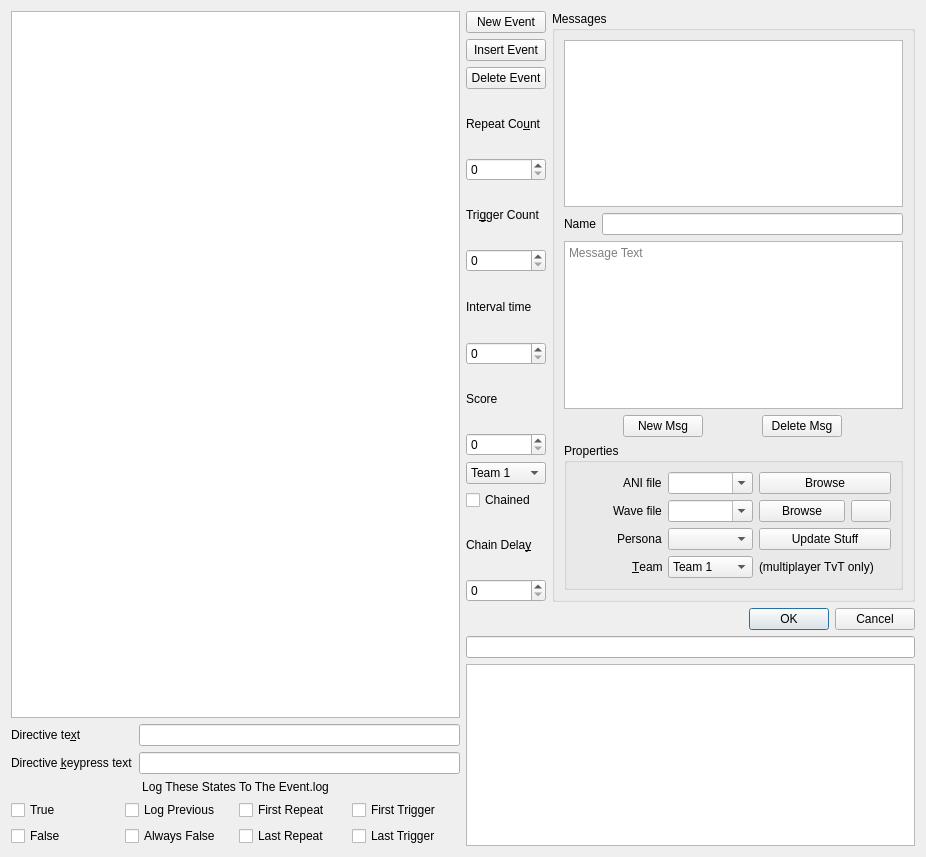
<?xml version="1.0" encoding="UTF-8"?>
<ui version="4.0">
 <class>fso::fred::dialogs::EventEditorDialog</class>
 <widget class="QDialog" name="fso::fred::dialogs::EventEditorDialog">
  <property name="geometry">
   <rect>
    <x>0</x>
    <y>0</y>
    <width>926</width>
    <height>857</height>
   </rect>
  </property>
  <property name="windowTitle">
   <string>Mission Event Edit</string>
  </property>
  <layout class="QGridLayout" name="gridLayout_3">
   <item row="0" column="0">
    <layout class="QHBoxLayout" name="horizontalLayout">
     <item>
      <layout class="QVBoxLayout" name="verticalLayout">
       <item>
        <widget class="fso::fred::sexp_tree" name="eventTree">
         <attribute name="headerVisible">
          <bool>false</bool>
         </attribute>
        </widget>
       </item>
       <item>
        <layout class="QFormLayout" name="formLayout">
         <item row="0" column="1">
          <widget class="QLineEdit" name="editDirectiveText"/>
         </item>
         <item row="0" column="0">
          <widget class="QLabel" name="label">
           <property name="text">
            <string>Directive te&amp;xt</string>
           </property>
           <property name="buddy">
            <cstring>editDirectiveText</cstring>
           </property>
          </widget>
         </item>
         <item row="1" column="0">
          <widget class="QLabel" name="label_2">
           <property name="text">
            <string>Directive &amp;keypress text</string>
           </property>
           <property name="buddy">
            <cstring>editDirectiveKeypressText</cstring>
           </property>
          </widget>
         </item>
         <item row="1" column="1">
          <widget class="QLineEdit" name="editDirectiveKeypressText"/>
         </item>
        </layout>
       </item>
       <item>
        <layout class="QGridLayout" name="gridLayout_4">
         <item row="1" column="0">
          <widget class="QCheckBox" name="checkLogTrue">
           <property name="text">
            <string>True</string>
           </property>
          </widget>
         </item>
         <item row="1" column="3">
          <widget class="QCheckBox" name="checkLogFirstTrigger">
           <property name="text">
            <string>First Trigger</string>
           </property>
          </widget>
         </item>
         <item row="1" column="1">
          <widget class="QCheckBox" name="checkLogPrevious">
           <property name="text">
            <string>Log Previous</string>
           </property>
          </widget>
         </item>
         <item row="1" column="2">
          <widget class="QCheckBox" name="checkLogFirstRepeat">
           <property name="text">
            <string>First Repeat</string>
           </property>
          </widget>
         </item>
         <item row="2" column="0">
          <widget class="QCheckBox" name="checkLogFalse">
           <property name="text">
            <string>False</string>
           </property>
          </widget>
         </item>
         <item row="2" column="1">
          <widget class="QCheckBox" name="checkLogAlwaysFalse">
           <property name="text">
            <string>Always False</string>
           </property>
          </widget>
         </item>
         <item row="2" column="2">
          <widget class="QCheckBox" name="checkLogLastRepeat">
           <property name="text">
            <string>Last Repeat</string>
           </property>
          </widget>
         </item>
         <item row="2" column="3">
          <widget class="QCheckBox" name="checkLogLastTrigger">
           <property name="text">
            <string>Last Trigger</string>
           </property>
          </widget>
         </item>
         <item row="0" column="0" colspan="4">
          <widget class="QLabel" name="label_3">
           <property name="text">
            <string>Log These States To The Event.log</string>
           </property>
           <property name="alignment">
            <set>Qt::AlignCenter</set>
           </property>
          </widget>
         </item>
        </layout>
       </item>
      </layout>
     </item>
     <item>
      <layout class="QGridLayout" name="gridLayout">
       <item row="7" column="0">
        <widget class="QSpinBox" name="triggerCountBox"/>
       </item>
       <item row="16" column="0" colspan="2">
        <widget class="QDialogButtonBox" name="buttonBox">
         <property name="orientation">
          <enum>Qt::Horizontal</enum>
         </property>
         <property name="standardButtons">
          <set>QDialogButtonBox::Cancel|QDialogButtonBox::Ok</set>
         </property>
        </widget>
       </item>
       <item row="17" column="0" colspan="2">
        <widget class="QLineEdit" name="miniHelpBox">
         <property name="readOnly">
          <bool>true</bool>
         </property>
        </widget>
       </item>
       <item row="12" column="0">
        <widget class="QComboBox" name="teamCombo">
         <item>
          <property name="text">
           <string>Team 1</string>
          </property>
         </item>
         <item>
          <property name="text">
           <string>Team 2</string>
          </property>
         </item>
         <item>
          <property name="text">
           <string>none</string>
          </property>
         </item>
        </widget>
       </item>
       <item row="3" column="0">
        <widget class="QPushButton" name="btnDeleteEvent">
         <property name="sizePolicy">
          <sizepolicy hsizetype="Fixed" vsizetype="Fixed">
           <horstretch>0</horstretch>
           <verstretch>0</verstretch>
          </sizepolicy>
         </property>
         <property name="text">
          <string>Delete Event</string>
         </property>
        </widget>
       </item>
       <item row="11" column="0">
        <widget class="QSpinBox" name="scoreBox"/>
       </item>
       <item row="2" column="0">
        <widget class="QPushButton" name="btnInsertEvent">
         <property name="sizePolicy">
          <sizepolicy hsizetype="Fixed" vsizetype="Fixed">
           <horstretch>0</horstretch>
           <verstretch>0</verstretch>
          </sizepolicy>
         </property>
         <property name="text">
          <string>Insert Event</string>
         </property>
        </widget>
       </item>
       <item row="4" column="0">
        <widget class="QLabel" name="label_4">
         <property name="text">
          <string>Repeat Co&amp;unt</string>
         </property>
         <property name="buddy">
          <cstring>repeatCountBox</cstring>
         </property>
        </widget>
       </item>
       <item row="10" column="0">
        <widget class="QLabel" name="label_7">
         <property name="text">
          <string>Score</string>
         </property>
         <property name="buddy">
          <cstring>scoreBox</cstring>
         </property>
        </widget>
       </item>
       <item row="14" column="0">
        <widget class="QLabel" name="label_8">
         <property name="text">
          <string>Chain Dela&amp;y</string>
         </property>
         <property name="buddy">
          <cstring>chainDelayBox</cstring>
         </property>
        </widget>
       </item>
       <item row="18" column="0" colspan="2">
        <widget class="QTextEdit" name="helpBox">
         <property name="verticalScrollBarPolicy">
          <enum>Qt::ScrollBarAlwaysOff</enum>
         </property>
         <property name="readOnly">
          <bool>true</bool>
         </property>
        </widget>
       </item>
       <item row="13" column="0">
        <widget class="QCheckBox" name="chainedCheckBox">
         <property name="text">
          <string>Chained</string>
         </property>
        </widget>
       </item>
       <item row="9" column="0">
        <widget class="QSpinBox" name="intervalTimeBox"/>
       </item>
       <item row="6" column="0">
        <widget class="QLabel" name="label_5">
         <property name="text">
          <string>Tri&amp;gger Count</string>
         </property>
         <property name="buddy">
          <cstring>triggerCountBox</cstring>
         </property>
        </widget>
       </item>
       <item row="8" column="0">
        <widget class="QLabel" name="label_6">
         <property name="text">
          <string>Interval time</string>
         </property>
         <property name="buddy">
          <cstring>intervalTimeBox</cstring>
         </property>
        </widget>
       </item>
       <item row="1" column="1" rowspan="15">
        <widget class="QGroupBox" name="groupBox">
         <property name="title">
          <string>Messages</string>
         </property>
         <layout class="QGridLayout" name="gridLayout_2">
          <item row="1" column="1">
           <widget class="QLineEdit" name="messageName"/>
          </item>
          <item row="5" column="0" colspan="2">
           <widget class="QGroupBox" name="groupBox_2">
            <property name="title">
             <string>Properties</string>
            </property>
            <layout class="QGridLayout" name="gridLayout_6">
             <item row="1" column="2">
              <widget class="QPushButton" name="btnBrowseWave">
               <property name="sizePolicy">
                <sizepolicy hsizetype="Minimum" vsizetype="Fixed">
                 <horstretch>0</horstretch>
                 <verstretch>0</verstretch>
                </sizepolicy>
               </property>
               <property name="text">
                <string>Browse</string>
               </property>
              </widget>
             </item>
             <item row="0" column="0" alignment="Qt::AlignRight">
              <widget class="QLabel" name="label_10">
               <property name="text">
                <string>ANI file</string>
               </property>
               <property name="buddy">
                <cstring>aniCombo</cstring>
               </property>
              </widget>
             </item>
             <item row="0" column="1">
              <widget class="QComboBox" name="aniCombo">
               <property name="editable">
                <bool>true</bool>
               </property>
              </widget>
             </item>
             <item row="1" column="0" alignment="Qt::AlignRight">
              <widget class="QLabel" name="label_11">
               <property name="text">
                <string>Wave file</string>
               </property>
               <property name="buddy">
                <cstring>waveCombo</cstring>
               </property>
              </widget>
             </item>
             <item row="3" column="0" alignment="Qt::AlignRight">
              <widget class="QLabel" name="label_13">
               <property name="text">
                <string>&amp;Team</string>
               </property>
               <property name="buddy">
                <cstring>messageTeamCombo</cstring>
               </property>
              </widget>
             </item>
             <item row="1" column="1">
              <widget class="QComboBox" name="waveCombo">
               <property name="editable">
                <bool>true</bool>
               </property>
              </widget>
             </item>
             <item row="2" column="1">
              <widget class="QComboBox" name="personaCombo"/>
             </item>
             <item row="3" column="1">
              <widget class="QComboBox" name="messageTeamCombo">
               <item>
                <property name="text">
                 <string>Team 1</string>
                </property>
               </item>
               <item>
                <property name="text">
                 <string>Team 2</string>
                </property>
               </item>
               <item>
                <property name="text">
                 <string>none</string>
                </property>
               </item>
              </widget>
             </item>
             <item row="2" column="0" alignment="Qt::AlignRight">
              <widget class="QLabel" name="label_12">
               <property name="text">
                <string>Persona</string>
               </property>
               <property name="buddy">
                <cstring>personaCombo</cstring>
               </property>
              </widget>
             </item>
             <item row="1" column="3">
              <widget class="QPushButton" name="btnWavePlay">
               <property name="sizePolicy">
                <sizepolicy hsizetype="Fixed" vsizetype="Fixed">
                 <horstretch>0</horstretch>
                 <verstretch>0</verstretch>
                </sizepolicy>
               </property>
               <property name="text">
                <string/>
               </property>
               <property name="icon">
                <iconset resource="../resources/resources.qrc">
                 <normaloff>:/images/play.png</normaloff>:/images/play.png</iconset>
               </property>
              </widget>
             </item>
             <item row="0" column="2" colspan="2">
              <widget class="QPushButton" name="btnAniBrowse">
               <property name="text">
                <string>Browse</string>
               </property>
              </widget>
             </item>
             <item row="2" column="2" colspan="2">
              <widget class="QPushButton" name="btnUpdateStuff">
               <property name="text">
                <string>Update Stuff</string>
               </property>
              </widget>
             </item>
             <item row="3" column="2" colspan="2">
              <widget class="QLabel" name="label_14">
               <property name="text">
                <string>(multiplayer TvT only)</string>
               </property>
              </widget>
             </item>
            </layout>
           </widget>
          </item>
          <item row="1" column="0">
           <widget class="QLabel" name="label_9">
            <property name="text">
             <string>Name</string>
            </property>
            <property name="buddy">
             <cstring>messageName</cstring>
            </property>
           </widget>
          </item>
          <item row="0" column="0" colspan="2">
           <widget class="QListWidget" name="messageList">
            <property name="editTriggers">
             <set>QAbstractItemView::NoEditTriggers</set>
            </property>
            <property name="alternatingRowColors">
             <bool>true</bool>
            </property>
           </widget>
          </item>
          <item row="3" column="0" colspan="2">
           <layout class="QHBoxLayout" name="horizontalLayout_2">
            <property name="spacing">
             <number>0</number>
            </property>
            <item>
             <widget class="QPushButton" name="btnNewMsg">
              <property name="sizePolicy">
               <sizepolicy hsizetype="Fixed" vsizetype="Fixed">
                <horstretch>0</horstretch>
                <verstretch>0</verstretch>
               </sizepolicy>
              </property>
              <property name="text">
               <string>New Msg</string>
              </property>
             </widget>
            </item>
            <item>
             <widget class="QPushButton" name="btnDeleteMsg">
              <property name="sizePolicy">
               <sizepolicy hsizetype="Fixed" vsizetype="Fixed">
                <horstretch>0</horstretch>
                <verstretch>0</verstretch>
               </sizepolicy>
              </property>
              <property name="text">
               <string>Delete Msg</string>
              </property>
             </widget>
            </item>
           </layout>
          </item>
          <item row="2" column="0" colspan="2">
           <widget class="QPlainTextEdit" name="messageContent">
            <property name="statusTip">
             <string>Message Text</string>
            </property>
            <property name="whatsThis">
             <string>Message Text</string>
            </property>
            <property name="placeholderText">
             <string>Message Text</string>
            </property>
           </widget>
          </item>
         </layout>
        </widget>
       </item>
       <item row="5" column="0">
        <widget class="QSpinBox" name="repeatCountBox"/>
       </item>
       <item row="1" column="0">
        <widget class="QPushButton" name="btnNewEvent">
         <property name="sizePolicy">
          <sizepolicy hsizetype="Fixed" vsizetype="Fixed">
           <horstretch>0</horstretch>
           <verstretch>0</verstretch>
          </sizepolicy>
         </property>
         <property name="text">
          <string>New Event</string>
         </property>
        </widget>
       </item>
       <item row="15" column="0">
        <widget class="QSpinBox" name="chainDelayBox"/>
       </item>
      </layout>
     </item>
    </layout>
   </item>
  </layout>
 </widget>
 <customwidgets>
  <customwidget>
   <class>fso::fred::sexp_tree</class>
   <extends>QTreeView</extends>
   <header>ui/widgets/sexp_tree.h</header>
  </customwidget>
 </customwidgets>
 <resources>
  <include location="../resources/resources.qrc"/>
 </resources>
 <connections>
  <connection>
   <sender>buttonBox</sender>
   <signal>rejected()</signal>
   <receiver>fso::fred::dialogs::EventEditorDialog</receiver>
   <slot>reject()</slot>
   <hints>
    <hint type="sourcelabel">
     <x>917</x>
     <y>636</y>
    </hint>
    <hint type="destinationlabel">
     <x>530</x>
     <y>7</y>
    </hint>
   </hints>
  </connection>
  <connection>
   <sender>buttonBox</sender>
   <signal>accepted()</signal>
   <receiver>fso::fred::dialogs::EventEditorDialog</receiver>
   <slot>accept()</slot>
   <hints>
    <hint type="sourcelabel">
     <x>917</x>
     <y>636</y>
    </hint>
    <hint type="destinationlabel">
     <x>504</x>
     <y>-11</y>
    </hint>
   </hints>
  </connection>
 </connections>
</ui>
